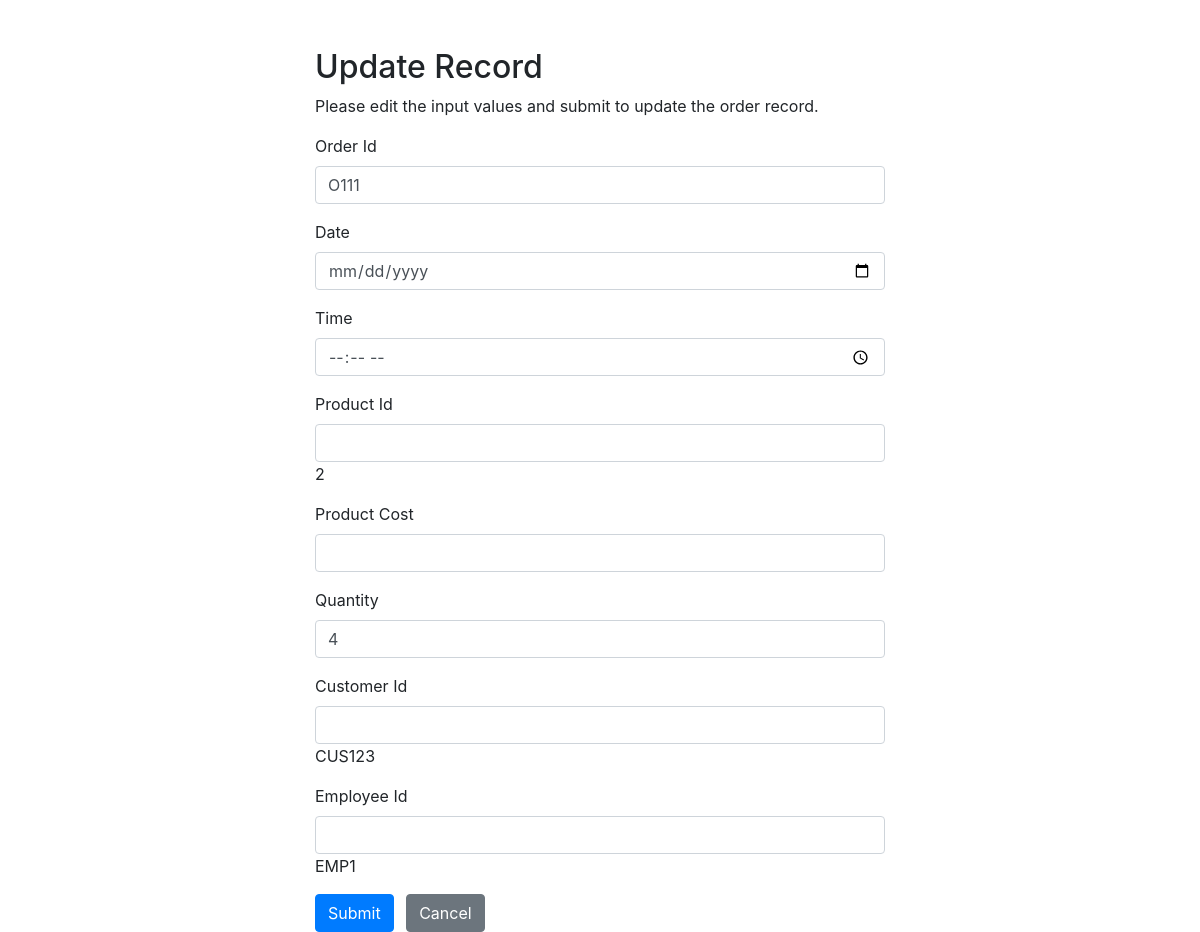
The page /CRUD_ORDER/update.php?id=O111 on the database its author committed.
### tables this page shows
CREATE TABLE `tblorder` (
  `ORDER_ID` varchar(255) NOT NULL,
  `PRODUCT_ID` varchar(255) NOT NULL,
  `CUSTOMER_ID` varchar(255) NOT NULL,
  `EMP_ID` varchar(255) NOT NULL,
  `PRODUCT_COST` decimal(6,2) NOT NULL,
  `QUANTITY` int(20) NOT NULL,
  `DATE` date NOT NULL,
  `TIME` time NOT NULL
);

### CRUD_ORDER/update.php (the view, shortened to what this page needs)
<?php
require_once "config.php";
$order_id = $product_id = $prod_cost = $quantity = $custid = $empid = $quantity = $empid = "";
$orderid_err = $productid_err = $prodcost_err= $quantity_err = $custid_err = $empid_err = $date_err = $time_err = "";
if(isset($_POST["id"]) && !empty($_POST["id"])){
    $id = $_POST["id"];
    $input_orderid = trim($_POST["order_id"]);
    if(empty($input_orderid)){
        $orderid_err = "Please enter order id.";
    } else{
        $order_id = $input_orderid;
    }
    $input_date = trim($_POST["order_date"]);
     if(empty($input_date)){
        $date_err = "Please enter date.";
    } else{
        $order_date = $input_date;
    }
    $input_time = trim($_POST["order_time"]);
    if(empty($input_time)){
        $time_err = "Please enter time.";
    } else{
        $order_time = $input_time;
    }
     $input_orderid = trim($_POST["order_id"]);
     if(empty($input_orderid)){
         $orderid_err = "Please enter the order id.";
     } elseif(!preg_match("/^(ORD)([0-9]{3})$/", $input_orderid)){
         $orderid_err = "ORDER ID is invalid (ORD###)";
     }else{
         $order_id = $input_orderid;
     }
     $input_productid = trim($_POST["product_id"]);
     if(empty($input_productid)){
         $productid_err = "Please enter the product id.";
     } else{
         $query_prod = "SELECT * FROM tblproduct WHERE PRODUCT_ID = '{$input_productid}'";
         $res_prod = mysqli_query($link, $query_prod);
         if(mysqli_num_rows($res_prod) > 0) {
             $product_id = $input_productid;
         }else
         {
             $productid_err = "Product id doesnt exist. <p>Answer the form first <a href=\"..\..CRUD_CUSTOMER.php\">Answer the form</a> </p>";
         }
     }
     $input_prodcost = trim($_POST["prod_cost"]);
     if(empty($input_prodcost)){
         $prodcost_err = "Please enter price.";
     } else{
         $query_cost = "SELECT PRODUCT_COST FROM tblproduct WHERE PRODUCT_ID = '{$input_productid}' AND PRODUCT_COST = '{$input_prodcost}'";
         $res_cost = mysqli_query($link, $query_cost);
         if(mysqli_num_rows($res_cost) > 0) {
             $prod_cost = $input_prodcost;
         }
         else {
             $prodcost_err = "The price for the product is invalid.";
         }
     }
     $input_quantity = trim($_POST["quantity"]);
     if(empty($input_quantity)){
         $quantity_err = "Please enter the quantity.";
     } else{
         $quantity = $input_quantity;
     }
     $input_custid = trim($_POST["custid"]);
     if(empty($input_custid)){
         $custid_err = "Please enter the customer id.";
     } else{
         $query_cust = "SELECT * FROM tblcustomer WHERE CUSTOMER_ID = '{$input_custid}'";
         $res_cust = mysqli_query($link, $query_cust);
         if(mysqli_num_rows($res_cust) > 0) {
             $custid = $input_custid;
         }else
         {
             $custid_err = "Customer id doesnt exist. <p>Answer the form first <a href=\"..\..CRUD_CUSTOMER.php\">Answer the form</a> </p>";
         }
     }
     $input_empid = trim($_POST["empid"]);
     if(empty($input_empid)){
         $empid_err = "Please enter the employee id.";
     } else{
         $query_emp = "SELECT * FROM tblemployee WHERE EMP_ID = '{$input_empid}'";
         $res_emp = mysqli_query($link, $query_emp);
         if(mysqli_num_rows($res_emp) > 0) {
         $empid = $input_empid;
         }
         else
         {
             $empid_err = "Employee id doesnt exist.";
         }
     }
    if(empty($orderid_err) && empty($date_err) && empty($time_err) && empty ($orderid_err) && empty($prodcost_err) && empty($productid_err) && empty($quantity_err) && empty($custid_err) && empty($empid_err)){
        $sql = "INSERT INTO tblorder (ORDER_ID, PRODUCT_ID, CUSTOMER_ID, EMP_ID, PRODUCT_COST, QUANTITY, DATE, TIME) VALUES (?, ?, ?, ?, ?, ?, ?, ?)";
        if($stmt = mysqli_prepare($link, $sql)){
            mysqli_stmt_bind_param($stmt, "ssssdiss", $param_orderid, $param_date, $param_time, $param_orderid, $param_prodcost, $param_productid, $param_quantity, $param_custid, $param_empid);
            $param_orderid = $order_id;
            $param_date = $order_date;
            $param_time = $order_time;
            $param_productid = $product_id;
            $param_prodcost = $prod_cost;
            $param_quantity = $quantity;
            $param_custid = $custid;
            $param_empid = $empid;
            if(mysqli_stmt_execute($stmt)){
                header("location: index.php");
                exit();
            } else{
                echo "Oops! Something went wrong. Please try again later.";
            }
        }
        mysqli_stmt_close($stmt);
    }
    mysqli_close($link);
} else{
    if(isset($_GET["id"]) && !empty(trim($_GET["id"]))){
        $sql = "SELECT * FROM tblorder WHERE ORDER_ID = ?";
        if($stmt = mysqli_prepare($link, $sql)){
            mysqli_stmt_bind_param($stmt, "s", $param_id);
            if(mysqli_stmt_execute($stmt)){
                $result = mysqli_stmt_get_result($stmt);
                if(mysqli_num_rows($result) == 1){
                    $row = mysqli_fetch_array($result, MYSQLI_ASSOC);
                    $order_id = $row['ORDER_ID'];
                    $product_id = $row['PRODUCT_ID'];
                    $quantity = $row['QUANTITY'];
                    $custid = $row['CUSTOMER_ID'];
                    $empid = $row['EMP_ID'];
                } else{
                    header("location: error.php");
                    exit();
                }
            } else{
                echo "Oops! Something went wrong. Please try again later.";
            }
        }
    }  else{
        header("location: error.php");
        exit();
    }
}
?>
<!DOCTYPE html>
<html lang="en">
<head>
    <link rel="stylesheet" href="https://stackpath.bootstrapcdn.com/bootstrap/4.5.2/css/bootstrap.min.css">
</head>
<body>
    <div class="wrapper">
        <div class="container-fluid">
            <div class="row">
                <div class="col-md-12">
                    <h2 class="mt-5">Update Record</h2>
                    <p>Please edit the input values and submit to update the order record.</p>
                    <form action="<?php echo htmlspecialchars(basename($_SERVER['REQUEST_URI'])); ?>" method="post">
                        <div class="form-group">
                            <label>Order Id</label>
                            <label class="form-control <?php echo (!empty($orderid_err)) ? 'is-invalid' : ''; ?>"><?php echo $order_id; ?></label>
                        </div>
                        <div class="form-group">
                            <label>Date</label>
                            <input type="date" name="date" class="form-control <?php echo (!empty($date_err)) ? 'is-invalid' : ''; ?>"><?php echo $date; ?>
                        </div>
                        <div class="form-group">
                            <label>Time</label>
                            <input type="time" name="time" class="form-control <?php echo (!empty($time_err)) ? 'is-invalid' : ''; ?>"><?php echo $time; ?>
                        </div>
                        <div class="form-group">
                            <label>Product Id</label>
                            <input type="text" name="product_id" class="form-control <?php echo (!empty($productid_err)) ? 'is-invalid' : ''; ?>"><?php echo $product_id; ?>
                        </div>
                        <div class="form-group">
                            <label>Product Cost</label>
                            <input type="text" name="prod_cost" class="form-control <?php echo (!empty($prodcost_err)) ? 'is-invalid' : ''; ?>"><?php echo $prod_cost; ?>
                        </div>
                        <div class="form-group">
                            <label>Quantity</label>
                            <input type="text" name="quantity" class="form-control <?php echo (!empty($quantity_err)) ? 'is-invalid' : ''; ?>" value="<?php echo $quantity; ?>">
                        </div>
                        <div class="form-group">
                            <label>Customer Id</label>
                            <input type="text" name="custid" class="form-control <?php echo (!empty($custid_err)) ? 'is-invalid' : ''; ?>"><?php echo $custid; ?>
                        </div>
                        <div class="form-group">
                            <label>Employee Id</label>
                            <input type="text" name="empid" class="form-control <?php echo (!empty($empid_err)) ? 'is-invalid' : ''; ?>"><?php echo $empid; ?>
                        </div>
                        <input type="submit" class="btn btn-primary" value="Submit">
                        <a href="index.php" class="btn btn-secondary ml-2">Cancel</a>
                    </form>
                </div>
            </div>
        </div>
    </div>
</body>
</html>

### CRUD_ORDER/update.php (style rules this page uses)
.wrapper { width: 600px; margin: 0 auto; }

### rows shown on the page
tblorder: ORDER_ID "O111", PRODUCT_ID "2", quantity "4", CUSTOMER_ID "CUS123", EMP_ID "EMP1"
